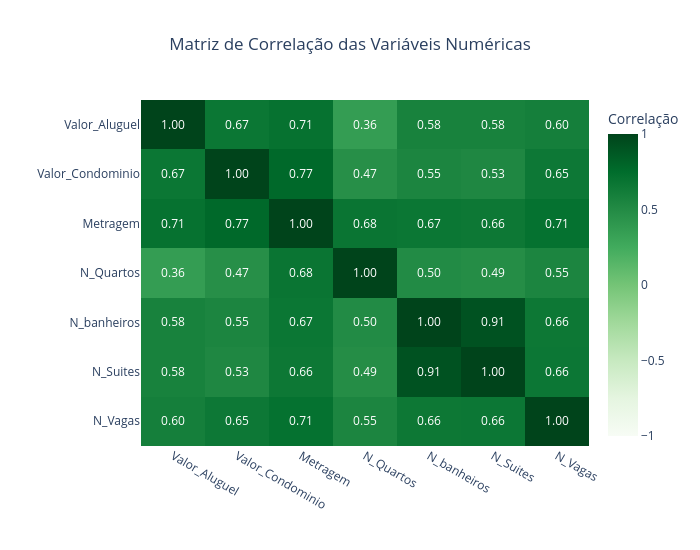

This figure's notebook cell:
### Markdown cell above
# 3 - Realize a terceira etapa de pré processamento dos dados.

A) Comece pela correlação, que sabemos ser uma parte importante para nosso pré processamento e análise. Plote o gráfico ou a tabela e indique as variáveis que te parecem mais "fortes" na correlação para nosso modelo.

### Code cell
matriz_corr = df.corr(numeric_only=True)
fig_corr = px.imshow(
    matriz_corr,
    text_auto=".2f",
    color_continuous_scale="Greens",
    zmin=-1,
    zmax=1,
    title="Matriz de Correlação das Variáveis Numéricas",
    labels=dict(color="Correlação"),
    aspect="auto",
)

fig_corr.update_layout(
    title_x=0.5,
    xaxis_title="",
    yaxis_title="",
    width=700,
    height=550,
)

fig_corr.show()
sol = (
    matriz_corr.where(np.triu(np.ones(matriz_corr.shape), k=1).astype(bool))
    .stack()
    .reset_index()
)
sol.columns = ["Variável 1", "Variável 2", "Correlação"]

correlacoes_fortes = sol[sol["Correlação"].abs() >= 0.60].sort_values(
    by="Correlação", ascending=False
)
texto_md = "### Principais Correlações Encontradas (Extraídas Dinamicamente)\n\n"

for _, row in correlacoes_fortes.iterrows():
    v1 = row["Variável 1"]
    v2 = row["Variável 2"]
    val = row["Correlação"]

    if val >= 0.90:
        classificacao = "Muito forte / Quase perfeita"
    elif val >= 0.70:
        classificacao = "Forte"
    else:
        classificacao = "Moderada-alta"

    texto_md += f"* **`{v1}` vs. `{v2}`**: **{val:.2f}** ({classificacao})\n"

display(Markdown(texto_md))

### Figure 1 — Plotly figure (JSON) as saved in the notebook; plotly's stock layout.template omitted (floating-point values rounded to 4 significant figures)
{"data": [{"coloraxis": "coloraxis", "hovertemplate": "x: %{x}<br>y: %{y}<br>Correlação: %{z}<extra></extra>", "name": "0", "texttemplate": "%{z:.2f}", "type": "heatmap", "x": ["Valor_Aluguel", "Valor_Condominio", "Metragem", "N_Quartos", "N_banheiros", "N_Suites", "N_Vagas"], "xaxis": "x", "y": ["Valor_Aluguel", "Valor_Condominio", "Metragem", "N_Quartos", "N_banheiros", "N_Suites", "N_Vagas"], "yaxis": "y", "z": [[1.0, 0.6707, 0.7094, 0.3564, 0.5768, 0.5761, 0.5995], [0.6707, 1.0, 0.7734, 0.466, 0.5484, 0.5303, 0.6546], [0.7094, 0.7734, 1.0, 0.6819, 0.6696, 0.6558, 0.7118], [0.3564, 0.466, 0.6819, 1.0, 0.504, 0.4855, 0.5512], [0.5768, 0.5484, 0.6696, 0.504, 1.0, 0.9145, 0.6555], [0.5761, 0.5303, 0.6558, 0.4855, 0.9145, 1.0, 0.6644], [0.5995, 0.6546, 0.7118, 0.5512, 0.6555, 0.6644, 1.0]]}], "layout": {"coloraxis": {"cmax": 1, "cmin": -1, "colorbar": {"title": {"text": "Correlação"}}, "colorscale": [[0, "rgb(247,252,245)"], [0.125, "rgb(229,245,224)"], [0.25, "rgb(199,233,192)"], [0.375, "rgb(161,217,155)"], [0.5, "rgb(116,196,118)"], [0.625, "rgb(65,171,93)"], [0.75, "rgb(35,139,69)"], [0.875, "rgb(0,109,44)"], [1, "rgb(0,68,27)"]]}, "height": 550, "title": {"text": "Matriz de Correlação das Variáveis Numéricas", "x": 0.5}, "width": 700, "xaxis": {"anchor": "y", "domain": [0, 1], "title": {"text": ""}}, "yaxis": {"anchor": "x", "autorange": "reversed", "domain": [0, 1], "title": {"text": ""}}}}
